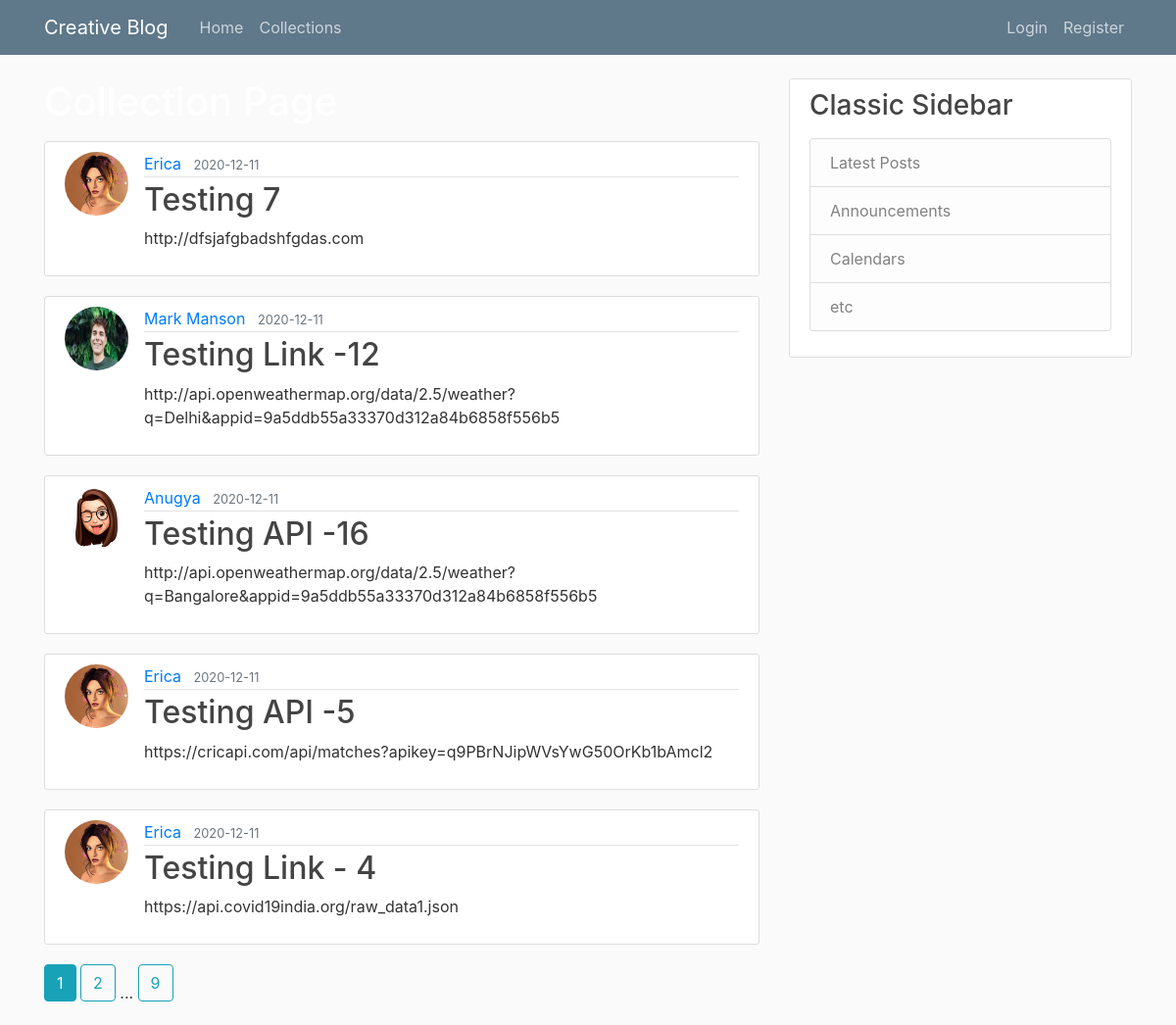
/about, run on the app's committed database.
### flaskblog/models.py (models this page shows, shortened)
class Post(db.Model):
    id = db.Column(db.Integer, primary_key=True)
    title = db.Column(db.String(100), nullable=False)
    date_posted = db.Column(db.DateTime, nullable=False, default=datetime.utcnow)
    content = db.Column(db.Text, nullable=False)
    user_id = db.Column(db.Integer, db.ForeignKey('user.id'), nullable=False)

class User(db.Model, UserMixin):
    id = db.Column(db.Integer, primary_key=True)
    username = db.Column(db.String(20), unique=True, nullable=False)
    email = db.Column(db.String(120), unique=True, nullable=False)
    image_file = db.Column(db.String(20), nullable=False, default='default.jpg')
    password = db.Column(db.String(60), nullable=False)
    posts = db.relationship('Post', backref='author', lazy=True)
    urls = db.relationship('Url', backref='aut', lazy=True)

### flaskblog/routes.py (the view)
@app.route("/about")
def about():
    page = request.args.get('page', 1, type=int)
    posts = Post.query.order_by(Post.date_posted.desc()).paginate(page=page, per_page=5)
    return render_template('about.html', posts=posts)

### flaskblog/templates/about.html (shortened to what this page needs)
{% extends "layout.html" %}
{% block content %}
<h1> <p style="color:white">Collection Page</p></h1>
{% for post in posts.items %}
        <article class="media content-section">
          <img class="rounded-circle article-img" src="{{ url_for('static', filename='profile_pics/' + post.author.image_file) }}">
          <div class="media-body">
            <div class="article-metadata">
              <a class="mr-2" href="{{ url_for('user_posts', username=post.author.username) }}">{{ post.author.username }}</a>
              <small class="text-muted">{{ post.date_posted.strftime('%Y-%m-%d') }}</small>
            </div>
            <h2><a class="article-title" href="{{ url_for('post', post_id=post.id) }}">{{ post.title }}</a></h2>
            <p class="article-content">{{ post.content }}</p>
          </div>
        </article>
    {% endfor %}
    {% for page_num in posts.iter_pages(left_edge=1, right_edge=1, left_current=1, right_current=2) %}
      {% if page_num %}
        {% if posts.page == page_num %}
          <a class="btn btn-info mb-4" href="{{ url_for('about', page=page_num) }}">{{ page_num }}</a>
        {% else %}
          <a class="btn btn-outline-info mb-4" href="{{ url_for('about', page=page_num) }}">{{ page_num }}</a>
        {% endif %}
      {% else %}
        ...
      {% endif %}
    {% endfor %}
{% endblock content %}

### flaskblog/static/main.css (style rules this page uses)
body { background: #fafafa; color: #333333; margin-top: 5rem; }
h1, h2, h3, h4, h5, h6 { color: #444444; }
.content-section { background: #ffffff; padding: 10px 20px; border: 1px solid #dddddd; border-radius: 3px; margin-bottom: 20px; }
.article-title { color: #444444; }
.article-content { white-space: pre-line; }
.article-img { height: 65px; width: 65px; margin-right: 16px; }
.article-metadata { padding-bottom: 1px; margin-bottom: 4px; border-bottom: 1px solid #e3e3e3 }

### flaskblog/templates/about.html (style rules this page uses)
body { background-image: url('https://img.rawpixel.com/s3fs-private/rawpixel_images/website_content/pdflowerset19b2-eye-02-c-tropical-leaves-l_1.jpg?w=1000&dpr=1&fit=default&crop=default&q=65&vib=3&con=3&usm=15&bg=F4F4F3&ixlib=js-2.2.1&s=df5464ce6b3d74f1826f7b6c7d27e8b2'); background-repeat: no-repeat; background-attachment: fixed; background-size: 100% 100%; }

### data on the page
Post: image_file (picture), author.username "Erica", date_posted "2020-12-11", title "Testing 7", content "http://dfsjafgbadshfgdas.com"
Post: image_file (picture), author.username "Mark Manson", date_posted "2020-12-11", title "Testing Link -12", content "http://api.openweathermap.org/data/2.5/weather?q=Delhi&appid=9a5ddb55a33370d312a84b6858f556b5"
Post: image_file (picture), author.username "Anugya", date_posted "2020-12-11", title "Testing API -16", content "http://api.openweathermap.org/data/2.5/weather?q=Bangalore&appid=9a5ddb55a33370d312a84b6858f556b5"
Post: image_file (picture), author.username "Erica", date_posted "2020-12-11", title "Testing API -5", content "https://cricapi.com/api/matches?apikey=q9PBrNJipWVsYwG50OrKb1bAmcl2"
Post: image_file (picture), author.username "Erica", date_posted "2020-12-11", title "Testing Link - 4", content "https://api.covid19india.org/raw_data1.json"

### other printed values
{{ page_num }} "1"
{{ page_num }} "2" "9"
